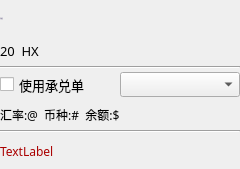
<?xml version="1.0" encoding="UTF-8"?>
<ui version="4.0">
 <class>FeeChooseWidget</class>
 <widget class="QWidget" name="FeeChooseWidget">
  <property name="geometry">
   <rect>
    <x>0</x>
    <y>0</y>
    <width>240</width>
    <height>169</height>
   </rect>
  </property>
  <property name="font">
   <font>
    <family>微软雅黑</family>
   </font>
  </property>
  <property name="windowTitle">
   <string>Form</string>
  </property>
  <layout class="QVBoxLayout" name="verticalLayout_5" stretch="1,1,1,1,1,0">
   <property name="spacing">
    <number>0</number>
   </property>
   <property name="leftMargin">
    <number>0</number>
   </property>
   <property name="topMargin">
    <number>0</number>
   </property>
   <property name="rightMargin">
    <number>0</number>
   </property>
   <property name="bottomMargin">
    <number>0</number>
   </property>
   <item>
    <widget class="QLabel" name="feeLabel">
     <property name="sizePolicy">
      <sizepolicy hsizetype="Preferred" vsizetype="Expanding">
       <horstretch>0</horstretch>
       <verstretch>0</verstretch>
      </sizepolicy>
     </property>
     <property name="minimumSize">
      <size>
       <width>0</width>
       <height>0</height>
      </size>
     </property>
     <property name="maximumSize">
      <size>
       <width>16777215</width>
       <height>30</height>
      </size>
     </property>
     <property name="font">
      <font>
       <family>微软雅黑</family>
       <pointsize>-1</pointsize>
       <weight>50</weight>
       <italic>false</italic>
       <bold>false</bold>
      </font>
     </property>
     <property name="styleSheet">
      <string notr="true">font: 12px &quot;微软雅黑&quot;;
color:rgb(137,129,161);</string>
     </property>
     <property name="text">
      <string>手续费</string>
     </property>
     <property name="alignment">
      <set>Qt::AlignLeading|Qt::AlignLeft|Qt::AlignVCenter</set>
     </property>
    </widget>
   </item>
   <item>
    <layout class="QVBoxLayout" name="verticalLayout">
     <property name="spacing">
      <number>0</number>
     </property>
     <item>
      <widget class="QLabel" name="label_fee">
       <property name="sizePolicy">
        <sizepolicy hsizetype="Preferred" vsizetype="Expanding">
         <horstretch>0</horstretch>
         <verstretch>0</verstretch>
        </sizepolicy>
       </property>
       <property name="minimumSize">
        <size>
         <width>0</width>
         <height>0</height>
        </size>
       </property>
       <property name="maximumSize">
        <size>
         <width>16777215</width>
         <height>30</height>
        </size>
       </property>
       <property name="font">
        <font>
         <pointsize>10</pointsize>
        </font>
       </property>
       <property name="styleSheet">
        <string notr="true"/>
       </property>
       <property name="text">
        <string>20  HX</string>
       </property>
      </widget>
     </item>
     <item>
      <widget class="Line" name="line_4">
       <property name="orientation">
        <enum>Qt::Horizontal</enum>
       </property>
      </widget>
     </item>
    </layout>
   </item>
   <item>
    <layout class="QHBoxLayout" name="horizontalLayout">
     <property name="spacing">
      <number>0</number>
     </property>
     <item>
      <widget class="QCheckBox" name="checkBox">
       <property name="sizePolicy">
        <sizepolicy hsizetype="Minimum" vsizetype="Expanding">
         <horstretch>0</horstretch>
         <verstretch>0</verstretch>
        </sizepolicy>
       </property>
       <property name="minimumSize">
        <size>
         <width>0</width>
         <height>0</height>
        </size>
       </property>
       <property name="maximumSize">
        <size>
         <width>16777215</width>
         <height>25</height>
        </size>
       </property>
       <property name="font">
        <font>
         <family>微软雅黑</family>
         <pointsize>10</pointsize>
        </font>
       </property>
       <property name="text">
        <string>使用承兑单</string>
       </property>
      </widget>
     </item>
     <item>
      <layout class="QVBoxLayout" name="verticalLayout_4">
       <property name="spacing">
        <number>0</number>
       </property>
       <item>
        <widget class="QComboBox" name="comboBox_coinType">
         <property name="sizePolicy">
          <sizepolicy hsizetype="Preferred" vsizetype="Expanding">
           <horstretch>0</horstretch>
           <verstretch>0</verstretch>
          </sizepolicy>
         </property>
         <property name="minimumSize">
          <size>
           <width>0</width>
           <height>24</height>
          </size>
         </property>
         <property name="maximumSize">
          <size>
           <width>16777215</width>
           <height>25</height>
          </size>
         </property>
         <property name="font">
          <font>
           <family>微软雅黑</family>
           <pointsize>10</pointsize>
          </font>
         </property>
        </widget>
       </item>
      </layout>
     </item>
    </layout>
   </item>
   <item>
    <layout class="QVBoxLayout" name="verticalLayout_2">
     <property name="spacing">
      <number>0</number>
     </property>
     <item>
      <widget class="QLabel" name="label_poundage">
       <property name="sizePolicy">
        <sizepolicy hsizetype="Preferred" vsizetype="Expanding">
         <horstretch>0</horstretch>
         <verstretch>0</verstretch>
        </sizepolicy>
       </property>
       <property name="minimumSize">
        <size>
         <width>0</width>
         <height>0</height>
        </size>
       </property>
       <property name="maximumSize">
        <size>
         <width>16777215</width>
         <height>30</height>
        </size>
       </property>
       <property name="text">
        <string>汇率:@  币种:#  余额:$</string>
       </property>
      </widget>
     </item>
     <item>
      <widget class="Line" name="line_6">
       <property name="orientation">
        <enum>Qt::Horizontal</enum>
       </property>
      </widget>
     </item>
    </layout>
   </item>
   <item>
    <layout class="QVBoxLayout" name="verticalLayout_3">
     <property name="spacing">
      <number>0</number>
     </property>
     <item>
      <widget class="QLabel" name="tipLabel">
       <property name="minimumSize">
        <size>
         <width>0</width>
         <height>0</height>
        </size>
       </property>
       <property name="maximumSize">
        <size>
         <width>16777215</width>
         <height>30</height>
        </size>
       </property>
       <property name="styleSheet">
        <string notr="true">color: rgb(170, 0, 0);</string>
       </property>
       <property name="text">
        <string>TextLabel</string>
       </property>
      </widget>
     </item>
    </layout>
   </item>
   <item>
    <spacer name="verticalSpacer">
     <property name="orientation">
      <enum>Qt::Vertical</enum>
     </property>
     <property name="sizeType">
      <enum>QSizePolicy::Preferred</enum>
     </property>
     <property name="sizeHint" stdset="0">
      <size>
       <width>17</width>
       <height>0</height>
      </size>
     </property>
    </spacer>
   </item>
  </layout>
 </widget>
 <resources/>
 <connections/>
</ui>
